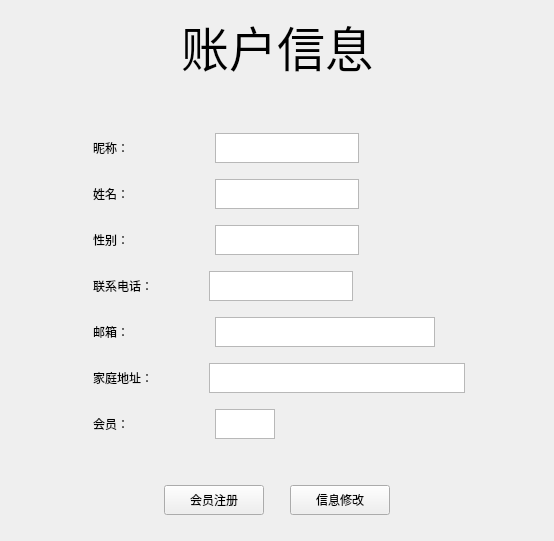
        <widget class="QWidget" name="customer_information_page">
         <layout class="QHBoxLayout" name="horizontalLayout_12">
          <item>
           <layout class="QVBoxLayout" name="verticalLayout_2">
            <item alignment="Qt::AlignHCenter">
             <widget class="QLabel" name="label">
              <property name="sizePolicy">
               <sizepolicy hsizetype="Fixed" vsizetype="Fixed">
                <horstretch>0</horstretch>
                <verstretch>0</verstretch>
               </sizepolicy>
              </property>
              <property name="minimumSize">
               <size>
                <width>160</width>
                <height>40</height>
               </size>
              </property>
              <property name="font">
               <font>
                <family>华文楷体</family>
                <pointsize>36</pointsize>
               </font>
              </property>
              <property name="text">
               <string>账户信息</string>
              </property>
             </widget>
            </item>
            <item>
             <spacer name="verticalSpacer">
              <property name="orientation">
               <enum>Qt::Vertical</enum>
              </property>
              <property name="sizeType">
               <enum>QSizePolicy::Fixed</enum>
              </property>
              <property name="sizeHint" stdset="0">
               <size>
                <width>20</width>
                <height>40</height>
               </size>
              </property>
             </spacer>
            </item>
            <item>
             <layout class="QHBoxLayout" name="horizontalLayout_9" stretch="2,10,1">
              <item>
               <spacer name="horizontalSpacer_10">
                <property name="orientation">
                 <enum>Qt::Horizontal</enum>
                </property>
                <property name="sizeHint" stdset="0">
                 <size>
                  <width>80</width>
                  <height>20</height>
                 </size>
                </property>
               </spacer>
              </item>
              <item>
               <layout class="QVBoxLayout" name="verticalLayout">
                <item>
                 <layout class="QHBoxLayout" name="horizontalLayout" stretch="0,0,0,0">
                  <item>
                   <widget class="QLabel" name="label_2">
                    <property name="text">
                     <string>昵称：</string>
                    </property>
                   </widget>
                  </item>
                  <item>
                   <spacer name="horizontalSpacer">
                    <property name="orientation">
                     <enum>Qt::Horizontal</enum>
                    </property>
                    <property name="sizeType">
                     <enum>QSizePolicy::Fixed</enum>
                    </property>
                    <property name="sizeHint" stdset="0">
                     <size>
                      <width>80</width>
                      <height>40</height>
                     </size>
                    </property>
                   </spacer>
                  </item>
                  <item>
                   <widget class="QTextBrowser" name="nickname_Browser">
                    <property name="sizePolicy">
                     <sizepolicy hsizetype="Fixed" vsizetype="Fixed">
                      <horstretch>0</horstretch>
                      <verstretch>0</verstretch>
                     </sizepolicy>
                    </property>
                    <property name="maximumSize">
                     <size>
                      <width>144</width>
                      <height>30</height>
                     </size>
                    </property>
                   </widget>
                  </item>
                  <item>
                   <spacer name="horizontalSpacer_12">
                    <property name="orientation">
                     <enum>Qt::Horizontal</enum>
                    </property>
                    <property name="sizeHint" stdset="0">
                     <size>
                      <width>40</width>
                      <height>20</height>
                     </size>
                    </property>
                   </spacer>
                  </item>
                 </layout>
                </item>
                <item>
                 <layout class="QHBoxLayout" name="horizontalLayout_2">
                  <item>
                   <widget class="QLabel" name="label_3">
                    <property name="text">
                     <string>姓名：</string>
                    </property>
                   </widget>
                  </item>
                  <item>
                   <spacer name="horizontalSpacer_2">
                    <property name="orientation">
                     <enum>Qt::Horizontal</enum>
                    </property>
                    <property name="sizeType">
                     <enum>QSizePolicy::Fixed</enum>
                    </property>
                    <property name="sizeHint" stdset="0">
                     <size>
                      <width>80</width>
                      <height>40</height>
                     </size>
                    </property>
                   </spacer>
                  </item>
                  <item>
                   <widget class="QTextBrowser" name="nameBrowser">
                    <property name="sizePolicy">
                     <sizepolicy hsizetype="Fixed" vsizetype="Fixed">
                      <horstretch>0</horstretch>
                      <verstretch>0</verstretch>
                     </sizepolicy>
                    </property>
                    <property name="maximumSize">
                     <size>
                      <width>144</width>
                      <height>30</height>
                     </size>
                    </property>
                   </widget>
                  </item>
                  <item>
                   <spacer name="horizontalSpacer_13">
                    <property name="orientation">
                     <enum>Qt::Horizontal</enum>
                    </property>
                    <property name="sizeHint" stdset="0">
                     <size>
                      <width>40</width>
                      <height>20</height>
                     </size>
                    </property>
                   </spacer>
                  </item>
                 </layout>
                </item>
                <item>
                 <layout class="QHBoxLayout" name="horizontalLayout_3">
                  <item>
                   <widget class="QLabel" name="label_4">
                    <property name="text">
                     <string>性别：</string>
                    </property>
                   </widget>
                  </item>
                  <item>
                   <spacer name="horizontalSpacer_3">
                    <property name="orientation">
                     <enum>Qt::Horizontal</enum>
                    </property>
                    <property name="sizeType">
                     <enum>QSizePolicy::Fixed</enum>
                    </property>
                    <property name="sizeHint" stdset="0">
                     <size>
                      <width>80</width>
                      <height>40</height>
                     </size>
                    </property>
                   </spacer>
                  </item>
                  <item>
                   <widget class="QTextBrowser" name="sex_Browser">
                    <property name="sizePolicy">
                     <sizepolicy hsizetype="Fixed" vsizetype="Fixed">
                      <horstretch>0</horstretch>
                      <verstretch>0</verstretch>
                     </sizepolicy>
                    </property>
                    <property name="maximumSize">
                     <size>
                      <width>144</width>
                      <height>30</height>
                     </size>
                    </property>
                   </widget>
                  </item>
                  <item>
                   <spacer name="horizontalSpacer_14">
                    <property name="orientation">
                     <enum>Qt::Horizontal</enum>
                    </property>
                    <property name="sizeHint" stdset="0">
                     <size>
                      <width>40</width>
                      <height>20</height>
                     </size>
                    </property>
                   </spacer>
                  </item>
                 </layout>
                </item>
                <item>
                 <layout class="QHBoxLayout" name="horizontalLayout_4" stretch="0,0,0,0">
                  <item>
                   <widget class="QLabel" name="label_5">
                    <property name="text">
                     <string>联系电话：</string>
                    </property>
                   </widget>
                  </item>
                  <item>
                   <spacer name="horizontalSpacer_4">
                    <property name="orientation">
                     <enum>Qt::Horizontal</enum>
                    </property>
                    <property name="sizeType">
                     <enum>QSizePolicy::Fixed</enum>
                    </property>
                    <property name="sizeHint" stdset="0">
                     <size>
                      <width>50</width>
                      <height>40</height>
                     </size>
                    </property>
                   </spacer>
                  </item>
                  <item>
                   <widget class="QTextBrowser" name="phone_Browser">
                    <property name="sizePolicy">
                     <sizepolicy hsizetype="Fixed" vsizetype="Fixed">
                      <horstretch>0</horstretch>
                      <verstretch>0</verstretch>
                     </sizepolicy>
                    </property>
                    <property name="maximumSize">
                     <size>
                      <width>144</width>
                      <height>30</height>
                     </size>
                    </property>
                   </widget>
                  </item>
                  <item>
                   <spacer name="horizontalSpacer_15">
                    <property name="orientation">
                     <enum>Qt::Horizontal</enum>
                    </property>
                    <property name="sizeHint" stdset="0">
                     <size>
                      <width>40</width>
                      <height>20</height>
                     </size>
                    </property>
                   </spacer>
                  </item>
                 </layout>
                </item>
                <item>
                 <layout class="QHBoxLayout" name="horizontalLayout_5">
                  <item>
                   <widget class="QLabel" name="label_6">
                    <property name="text">
                     <string>邮箱：</string>
                    </property>
                   </widget>
                  </item>
                  <item>
                   <spacer name="horizontalSpacer_5">
                    <property name="orientation">
                     <enum>Qt::Horizontal</enum>
                    </property>
                    <property name="sizeType">
                     <enum>QSizePolicy::Fixed</enum>
                    </property>
                    <property name="sizeHint" stdset="0">
                     <size>
                      <width>80</width>
                      <height>40</height>
                     </size>
                    </property>
                   </spacer>
                  </item>
                  <item>
                   <widget class="QTextBrowser" name="email_Browser">
                    <property name="sizePolicy">
                     <sizepolicy hsizetype="Fixed" vsizetype="Fixed">
                      <horstretch>0</horstretch>
                      <verstretch>0</verstretch>
                     </sizepolicy>
                    </property>
                    <property name="maximumSize">
                     <size>
                      <width>220</width>
                      <height>30</height>
                     </size>
                    </property>
                   </widget>
                  </item>
                  <item>
                   <spacer name="horizontalSpacer_16">
                    <property name="orientation">
                     <enum>Qt::Horizontal</enum>
                    </property>
                    <property name="sizeHint" stdset="0">
                     <size>
                      <width>40</width>
                      <height>20</height>
                     </size>
                    </property>
                   </spacer>
                  </item>
                 </layout>
                </item>
                <item>
                 <layout class="QHBoxLayout" name="horizontalLayout_6">
                  <item>
                   <widget class="QLabel" name="label_7">
                    <property name="text">
                     <string>家庭地址：</string>
                    </property>
                   </widget>
                  </item>
                  <item>
                   <spacer name="horizontalSpacer_6">
                    <property name="orientation">
                     <enum>Qt::Horizontal</enum>
                    </property>
                    <property name="sizeType">
                     <enum>QSizePolicy::Fixed</enum>
                    </property>
                    <property name="sizeHint" stdset="0">
                     <size>
                      <width>50</width>
                      <height>40</height>
                     </size>
                    </property>
                   </spacer>
                  </item>
                  <item>
                   <widget class="QTextBrowser" name="address_Browser">
                    <property name="sizePolicy">
                     <sizepolicy hsizetype="Fixed" vsizetype="Fixed">
                      <horstretch>0</horstretch>
                      <verstretch>0</verstretch>
                     </sizepolicy>
                    </property>
                    <property name="maximumSize">
                     <size>
                      <width>400</width>
                      <height>30</height>
                     </size>
                    </property>
                   </widget>
                  </item>
                  <item>
                   <spacer name="horizontalSpacer_17">
                    <property name="orientation">
                     <enum>Qt::Horizontal</enum>
                    </property>
                    <property name="sizeHint" stdset="0">
                     <size>
                      <width>40</width>
                      <height>20</height>
                     </size>
                    </property>
                   </spacer>
                  </item>
                 </layout>
                </item>
                <item>
                 <layout class="QHBoxLayout" name="horizontalLayout_7">
                  <item>
                   <widget class="QLabel" name="label_8">
                    <property name="text">
                     <string>会员：</string>
                    </property>
                   </widget>
                  </item>
                  <item>
                   <spacer name="horizontalSpacer_7">
                    <property name="orientation">
                     <enum>Qt::Horizontal</enum>
                    </property>
                    <property name="sizeType">
                     <enum>QSizePolicy::Fixed</enum>
                    </property>
                    <property name="sizeHint" stdset="0">
                     <size>
                      <width>80</width>
                      <height>40</height>
                     </size>
                    </property>
                   </spacer>
                  </item>
                  <item>
                   <widget class="QTextBrowser" name="vip_Browser">
                    <property name="sizePolicy">
                     <sizepolicy hsizetype="Fixed" vsizetype="Fixed">
                      <horstretch>0</horstretch>
                      <verstretch>0</verstretch>
                     </sizepolicy>
                    </property>
                    <property name="maximumSize">
                     <size>
                      <width>60</width>
                      <height>30</height>
                     </size>
                    </property>
                   </widget>
                  </item>
                  <item>
                   <spacer name="horizontalSpacer_18">
                    <property name="orientation">
                     <enum>Qt::Horizontal</enum>
                    </property>
                    <property name="sizeHint" stdset="0">
                     <size>
                      <width>40</width>
                      <height>20</height>
                     </size>
                    </property>
                   </spacer>
                  </item>
                 </layout>
                </item>
               </layout>
              </item>
              <item>
               <spacer name="horizontalSpacer_11">
                <property name="orientation">
                 <enum>Qt::Horizontal</enum>
                </property>
                <property name="sizeHint" stdset="0">
                 <size>
                  <width>40</width>
                  <height>20</height>
                 </size>
                </property>
               </spacer>
              </item>
             </layout>
            </item>
            <item>
             <spacer name="verticalSpacer_7">
              <property name="orientation">
               <enum>Qt::Vertical</enum>
              </property>
              <property name="sizeType">
               <enum>QSizePolicy::Fixed</enum>
              </property>
              <property name="sizeHint" stdset="0">
               <size>
                <width>20</width>
                <height>30</height>
               </size>
              </property>
             </spacer>
            </item>
            <item>
             <layout class="QHBoxLayout" name="horizontalLayout_8">
              <item>
               <spacer name="horizontalSpacer_8">
                <property name="orientation">
                 <enum>Qt::Horizontal</enum>
                </property>
                <property name="sizeHint" stdset="0">
                 <size>
                  <width>40</width>
                  <height>40</height>
                 </size>
                </property>
               </spacer>
              </item>
              <item>
               <widget class="QPushButton" name="viplogin_Button">
                <property name="minimumSize">
                 <size>
                  <width>100</width>
                  <height>30</height>
                 </size>
                </property>
                <property name="text">
                 <string>会员注册</string>
                </property>
               </widget>
              </item>
              <item>
               <spacer name="horizontalSpacer_9">
                <property name="orientation">
                 <enum>Qt::Horizontal</enum>
                </property>
                <property name="sizeType">
                 <enum>QSizePolicy::Fixed</enum>
                </property>
                <property name="sizeHint" stdset="0">
                 <size>
                  <width>20</width>
                  <height>40</height>
                 </size>
                </property>
               </spacer>
              </item>
              <item>
               <widget class="QPushButton" name="info_change_Button">
                <property name="minimumSize">
                 <size>
                  <width>100</width>
                  <height>30</height>
                 </size>
                </property>
                <property name="text">
                 <string>信息修改</string>
                </property>
               </widget>
              </item>
              <item>
               <spacer name="horizontalSpacer_22">
                <property name="orientation">
                 <enum>Qt::Horizontal</enum>
                </property>
                <property name="sizeHint" stdset="0">
                 <size>
                  <width>40</width>
                  <height>20</height>
                 </size>
                </property>
               </spacer>
              </item>
             </layout>
            </item>
            <item>
             <spacer name="verticalSpacer_8">
              <property name="orientation">
               <enum>Qt::Vertical</enum>
              </property>
              <property name="sizeHint" stdset="0">
               <size>
                <width>20</width>
                <height>10</height>
               </size>
              </property>
             </spacer>
            </item>
           </layout>
          </item>
         </layout>
        </widget>
